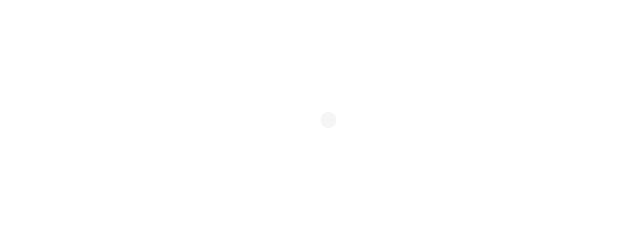
Frame 1 (no input)
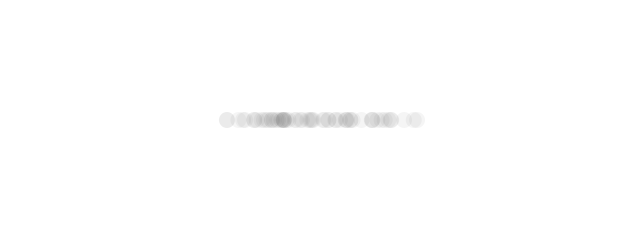
Frame 60 (the mouse pressed at the canvas centre just before this capture)
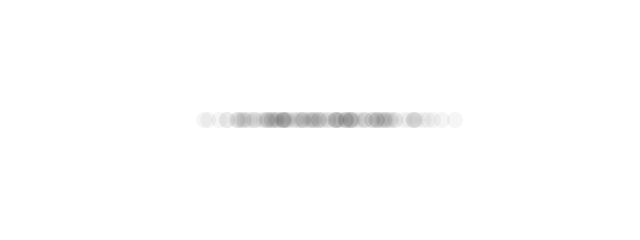
Frame 120 (the mouse held since frame 60 and released just before this capture)

The Processing sketch that drew these frames (run headless with seeded random() and noise(); from frame 60 on, the mouse is pressed at the canvas centre):

// Processing sketch: example_0_4_gaussian_distribution
// ── example_0_4_gaussian_distribution.pde
// The Nature of Code
// Daniel Shiffman
// http://natureofcode.com

void setup() {
  size(640, 240);
  background(255);
}

void draw() {
  //{!1} A normal distribution with mean 320 and standard deviation 60
  float x = randomGaussian() * 60 + 320;
  noStroke();
  fill(0, 10);
  circle(x, 120, 16);
}
